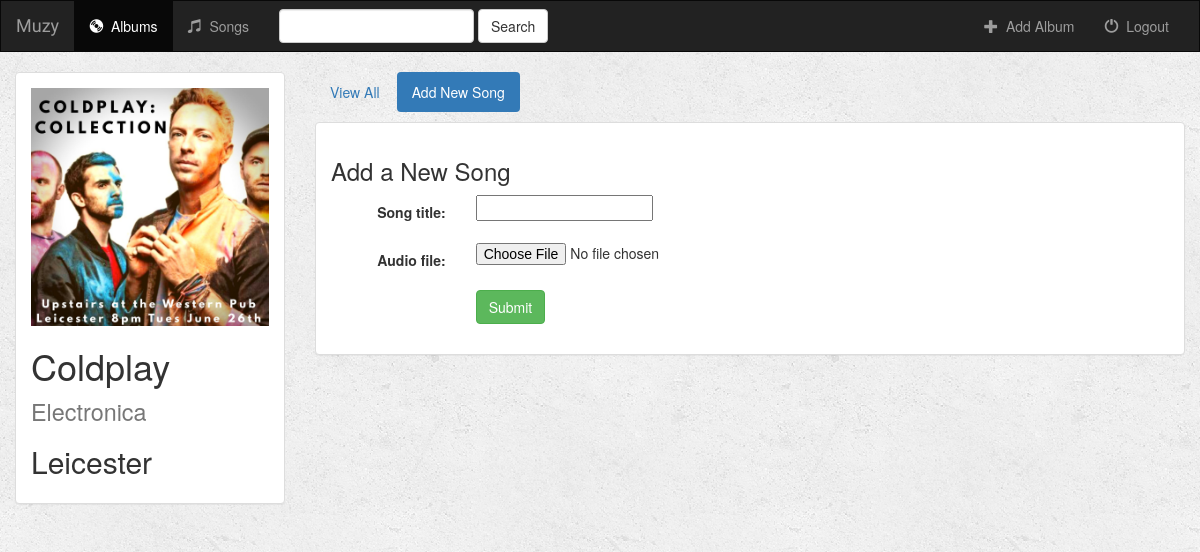
The page /music/85/create_song/ on the database its author committed.
### music/models.py (models this page shows)
class Album(models.Model):
    user = models.ForeignKey(User, default=1)
    artist = models.CharField(max_length=250)
    album_title = models.CharField(max_length=500)
    genre = models.CharField(max_length=100)
    album_logo = models.FileField()
    is_favorite = models.BooleanField(default=False)
    def __str__(self):
        return self.album_title + ' - ' + self.artist

### music/views.py (the view, shortened to what this page needs)
# urls.py: url(r'^(?P<album_id>[0-9]+)/create_song/$', views.create_song, name='create_song'),
def create_song(request, album_id):
    form = SongForm(request.POST or None, request.FILES or None)
    album = get_object_or_404(Album, pk=album_id)
    context = {
        'album': album,
        'form': form,
    }
    return render(request, 'music/create_song.html', context)

### music/forms.py
class SongForm(forms.ModelForm):
    class Meta:
        model = Song
        fields = ['song_title', 'audio_file']

### music/templates/music/create_song.html (shortened to what this page needs)
{% extends 'music/base.html' %}
{% block albums_active %}active{% endblock %}
{% block body %}
<div class="container-fluid">
    <div class="row">
        <div class="col-sm-4 col-md-3">
            <div class="panel panel-default">
                <div class="panel-body">
                        <a href="{% url 'music:detail' album.id %}">
                            {% if album.album_logo %}
                                <img src="{{ album.album_logo.url }}" class="img-responsive">
                            {% else %}
                                <h3>No image to display</h3>
                            {% endif %}
                        </a>
                    <h1>{{ album.album_title }} <small>{{ album.genre }}</small></h1>
                    <h2>{{ album.artist }}</h2>
                </div>
            </div>
        </div>
        <div class="col-sm-8 col-md-9">
            <ul class="nav nav-pills" style="margin-bottom: 10px;">
                <li role="presentation"><a href="{% url 'music:detail' album.id %}">View All</a></li>
                <li role="presentation" class="active"><a href="{% url 'music:create_song' album.id %}">Add New Song</a></li>
            </ul>
            <div class="panel panel-default">
                <div class="panel-body">
                    <h3>Add a New Song</h3>
                    <form class="form-horizontal" role="form" action="" method="post" enctype="multipart/form-data">
                        {% include 'music/form_template.html' %}
                        <div class="form-group">
                            <div class="col-sm-offset-2 col-sm-10">
                                <button type="submit" class="btn btn-success">Submit</button>
                            </div>
                        </div>
                    </form>
                </div>
            </div>
        </div>
    </div>
</div>
{% endblock %}

### music/static/music/style.css (style rules this page uses)
body { background: white url("images/background.png"); }

### rows shown on the page
Album: album_logo (picture), album_title "Coldplay", genre "Electronica", artist "Leicester"

### other values the page prints
{{ field.label_tag }} "Song title:" "Audio file:"
